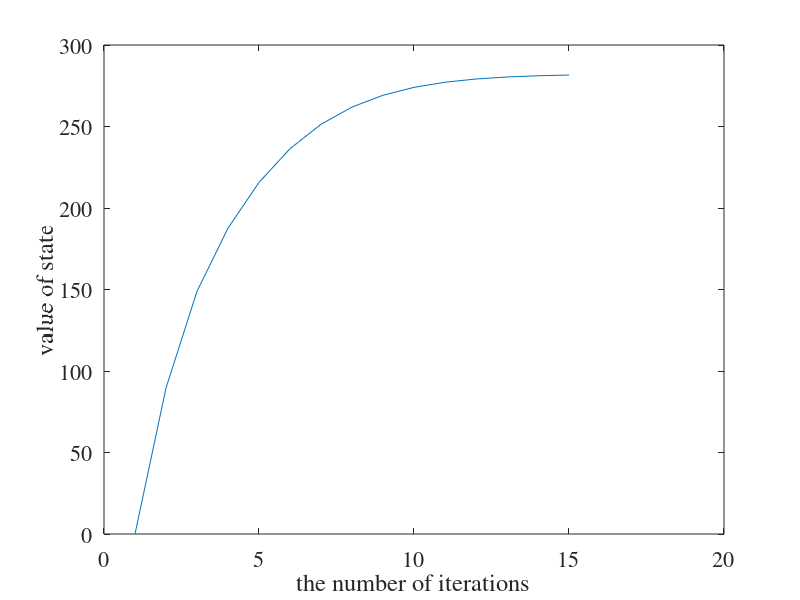
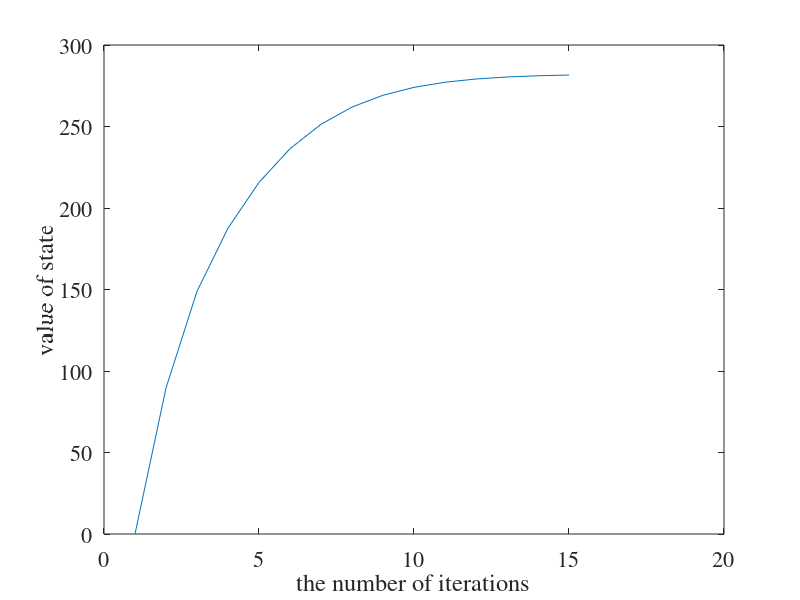
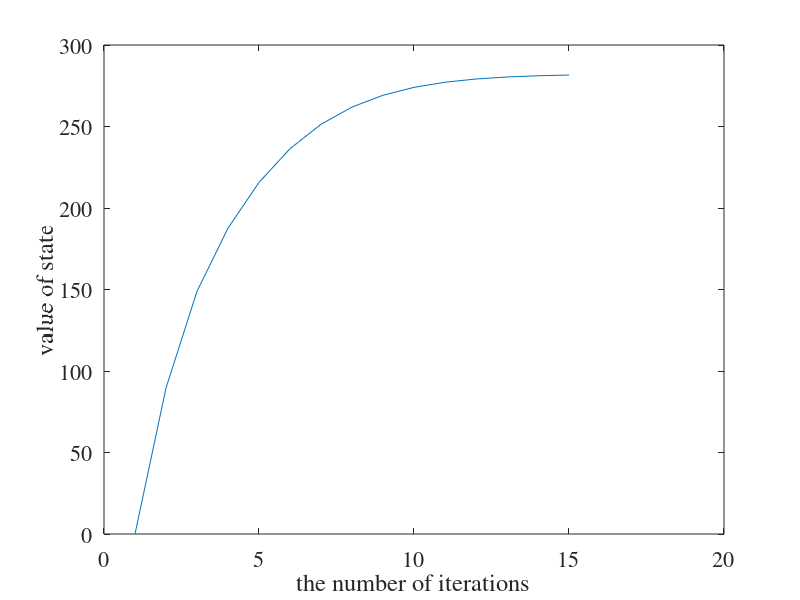
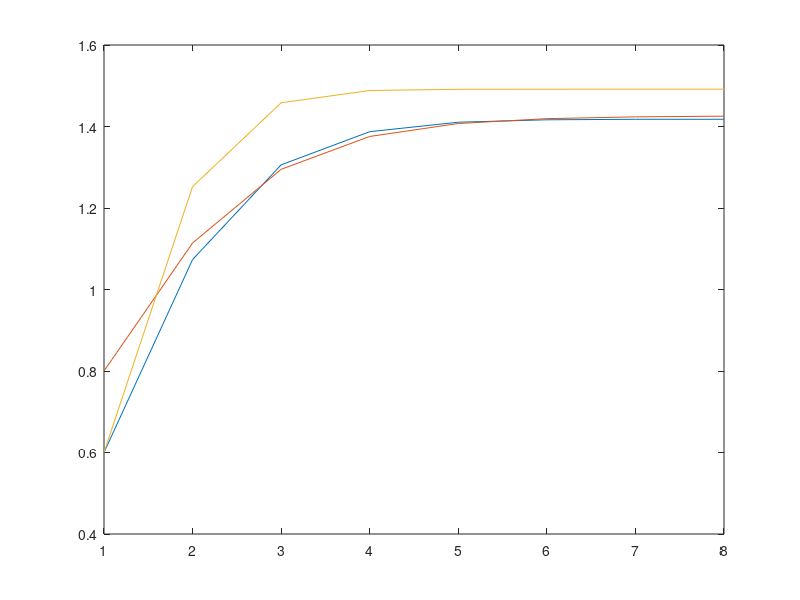

Recreate these plots in MATLAB, in order. (Note: this script raises an error after producing the figures.)
function PlotPlot()
Resource_networking_max_unit=20;%SP全部的networking资源，这里的单位为Unit     20*100Mbps
Rescource_storage_max_unit=20;%SP全部的storage资源，这里的单位为Unit               20GB
Resource_computing_max_unit=20;%SP全部的computing资源，这里的单位为Unit    40CPU
Resource_max_unit=[Resource_networking_max_unit,Rescource_storage_max_unit,Resource_computing_max_unit];

delta_networking=1;%一个slice_request请求了1块networking资源 100Mbps
delta_storage=1;%一个slice_request分别请求了2块storage资源 1GB
delta_computing=2;%一个slice_request分别请求了1块computing资源 2CPU
%
delta_recourse=[delta_networking,delta_storage,delta_computing];
load singleData/Value_State_record.mat %figure 1
load singleData/price_record.mat %price iteration plot figure 2
load singleData/X_recourse_record.mat %X_recourse iteration plot figure 3
% size(Value_State_record)
% size(price_record)
% size(price_record)

%figure 5
load singleData/Phi
load singleData/Phi_Greedy.mat
load singleData/Phi_MMF.mat

load singleData/X_Recourse_Unit_Optimal.mat
load singleData/X_Recourse_Unit_Greedy.mat
load singleData/X_Recourse_Unit_MMF.mat

load singleData/Value_State.mat%最优值函数
load singleData/Price_Optimal.mat

load singleData/reward_optimal.mat;%价格 figure 4
load singleData/reward_Greedy.mat;
load singleData/reward_MMF.mat;
%%%%%%%%%%%%%%%%%%%%%%%%%%%%%%%%%%%%%%%%%%%%%%
%figure 1
%MDP value iteration process
%chose state=State_Space{1,1}
load singleData/State_Space;
state=State_Space{1,1};
[temp,value_state_iteration_times]=size(Value_State_record);
value_iteration_special_state=[];
for i =1:value_state_iteration_times
    value_iteration_special_state=[value_iteration_special_state,Value_State_record{i}(1,1)];
end

iteration_times=[];

for i=1:length(value_iteration_special_state)
    iteration_times=[iteration_times,i];
end

figure(1)
plot(iteration_times,value_iteration_special_state);
%axis([1,30,0 800])
set(gca,'fontname','times') 
set(gca,'fontsize',16)
%title('the iteration of value state')
xlabel('the number of iterations')
ylabel('value of state')
saveas(gcf,"./Figure/iterationOfValueState.fig");
saveas(gcf,"./Figure/iterationOfValueState.eps" );
saveas(gcf,"./Figure/iterationOfValueState.png");

% %%%%%%%%%%%%%%%%%%%%%%%%%%%%%%%%%%%%%%%%%%%%%%%%%%%%%%%%%%%%%%%%%%%%%%%%%%%%%%%
%figure 2
%game iteration price change
%choose state = State_Space{1,1}
%choose first resource
price_iteration=price_record{1,1};
price_iteration_x_axis=[];
for i=1:length(price_iteration)
    price_iteration_x_axis=[price_iteration_x_axis,i];
end

networking_price_iteration=[];
storage_price_iteration=[];
computing_price_iteration=[];
for i=1:length(price_iteration)
    networking_price_iteration=[networking_price_iteration,price_iteration{i}(1)];
    storage_price_iteration=[storage_price_iteration,price_iteration{i}(2)];
    computing_price_iteration=[computing_price_iteration,price_iteration{i}(3)];
    
end


figure(2)
p=plot(price_iteration_x_axis,networking_price_iteration,...
    price_iteration_x_axis,storage_price_iteration,...
    price_iteration_x_axis,computing_price_iteration);
p(1).LineWidth=1;
p(1).LineStyle='-';
p(1).Marker='o';
p(2).LineWidth=1;
p(2).LineStyle='-';
p(2).Marker='s';
p(3).LineWidth=1;
p(3).LineStyle='-';
p(3).Marker='x';
axis( [1 8 0.6 1.6] )
set(1,'DefaultAxesLineStyleOrder',{'-o',':s','--+'})
%title('the iteration of price')
xlabel('the number of iterations')
ylabel('price')
legend('networking','storage','computing','Location','southeast')
set(gca,'fontname','times') 
set(gca,'fontsize',16')
saveas(gcf,"./Figure/iterationOfPrice.fig");
saveas(gcf,"./Figure/iterationOfPrice.eps" );
saveas(gcf,"./Figure/iterationOfPrice.png");

%%%%%%%%%%%%%%%%%%%%%%%%%%%%%%%%%%%%%%%%%%%%%%%%%%%%%%%%%%%%%%%%%%%%%%%%%%%%%%%
%figure 3
X_iteration=X_recourse_record{1,1};
X_iteration_x_axis=[];
for i=1:length(X_iteration)
    X_iteration_x_axis=[X_iteration_x_axis,i];
end

networking_X_iteration=[];
storage_X_iteration=[];
computing_X_iteration=[];
for i=1:length(X_iteration)
    networking_X_iteration=[networking_X_iteration,X_iteration{i}(1)];
    storage_X_iteration=[storage_X_iteration,X_iteration{i}(2)];
    computing_X_iteration=[computing_X_iteration,X_iteration{i}(3)]; 
end
figure(3)
p3=plot(X_iteration_x_axis,networking_X_iteration,...
    X_iteration_x_axis,storage_X_iteration,...
    X_iteration_x_axis,computing_X_iteration);
axis( [1 8 0.5 4] )
p3(1).LineWidth=1;
p3(1).LineStyle='-';
p3(1).Marker='o';
p3(2).LineWidth=1;
p3(2).LineStyle='-';
p3(2).Marker='s';
p3(3).LineWidth=1;
p3(3).LineStyle='-';
p3(3).Marker='x';

%title('the iteration of x')
xlabel('the number of iterations')
ylabel('$x_{i,j,z}(t)$','Interpreter','LaTex')
set(gca,'fontname','times') 
set(gca,'fontsize',16')
legend('networking','storage','computing','Location','northeast')
saveas(gcf,"./Figure/iterationOfX.fig");
saveas(gcf,"./Figure/iterationOfX.eps" );
saveas(gcf,"./Figure/iterationOfX.png");


%figure 4
%3-D bar
figure(4)
reward_optimal_new=fliplr(reward_optimal(6:15,1:10));


h=bar3(reward_optimal_new,'w')
pos=axis;
xlabel({'   avaliable' 'resource(%)   '},'position',[6 13 0])
ylabel('request number','position',[-1 8 0])
zlabel('reward')
%title('reward of optimal')
% %colorbar
% %set(h,{'cdata'},cellfun(@(z)kron(z(2:6:end,2:3),ones(6,2)),get(h,'ZData'),'un',0))
set(gca,'xticklabel',{'  ','20','  ','  ','  ','60','  ','  ','  ','100'});
set(gca,'yticklabel',{'1','  ','  ','  ','5',' ','  ','  ','  ','10'});

set(gca,'fontname','times') 
set(gca,'fontsize',16')
saveas(gcf,"./Figure/reward_of_optimal.fig");
saveas(gcf,"./Figure/reward_of_optimal.eps" );
saveas(gcf,"./Figure/reward_of_optimal.png");

%figure 5
%the percentage of allocate request
%choose the resource max situation(in fact, the situtation can be choosed
%randomly.
%the number of choosen is Phi, Phi_Greedy, Phi_MMF
%Phi(:,20) the number is from 30~10
%%%%%%%%%%%%%%%%%%%%%%%%%%%%%%%%%%

optimal_number=Phi(1:11,1)';
Greedy_number=Phi_Greedy(1:11,1)';
MMF_number=Phi_MMF(1:11,1)';
optimal_X_resource=X_Recourse_Unit_Optimal(1:11,1)';
Greedy_X_resource=X_Recourse_Unit_Greedy(1:11,1)';
MMF_X_resource=X_Recourse_Unit_MMF(1:11,1)';

%only use first resource

optimal_percentage=[];
Greedy_percentage=[];
MMF_percentage=[];
max_number=state(1);
for i =1:length(optimal_number)
    
    state=State_Space{i,1};
    optimal_resource=optimal_X_resource{i};
    Greedy_resource=Greedy_X_resource{i};
    MMF_resource=MMF_X_resource{i};
    optimal_percentage(i)=100*(optimal_number(i)*delta_recourse(1)*optimal_resource(1)/Resource_max_unit(1));
    Greedy_percentage(i)=100*(Greedy_number(i)*delta_recourse(1)*Greedy_resource(1)/Resource_max_unit(1));
    MMF_percentage(i)=100*(MMF_number(i)*delta_recourse(1)*MMF_resource(1)/Resource_max_unit(1));
end
optimal_percentage=fliplr(optimal_percentage)./100;
Greedy_percentage=fliplr(Greedy_percentage)./100;
MMF_percentage=fliplr(MMF_percentage)./100;

barNumber=[];
number=5:1:15;
% for i=1:length(number)
%  
%     barNumber=[barNumber
%         number(i),number(i),number(i)];
% end
% bar_percentage=[];
% for i=1:length(number)
%     bar_percentage=[bar_percentage
%         optimal_percentage(i),Greedy_percentage(i),MMF_percentage(i)];
% end
% 
figure(5)
%p5=bar(barNumber,bar_percentage);
p5=plot(number,optimal_percentage,number,Greedy_percentage,number,MMF_percentage);
p5(1).LineWidth=1;
p5(1).LineStyle='-';
p5(1).Marker='o';
p5(2).LineWidth=1;
p5(2).LineStyle='-';
p5(2).Marker='s';
p5(3).LineWidth=1;
p5(3).LineStyle='-';
p5(3).Marker='x';
% 
xlabel('request number')
ylabel('admissible ratio')
legend({'OAR','Greedy','MMF'},'location','southwest')
set(gca,'fontname','times') 
set(gca,'fontsize',16')
saveas(gcf,"./Figure/allocatedPercentage.fig");
saveas(gcf,"./Figure/allocatedPercentage.eps" );
saveas(gcf,"./Figure/allocatedPercentage.png");

figure(6)

optimal_reward=reward_optimal(1:15,5)';
Greedy_reward=reward_Greedy(1:15,5)';
MMF_reward=reward_MMF(1:15,5)';
number=1:1:15;
optimal_reward=fliplr(optimal_reward);
Greedy_reward=fliplr(Greedy_reward);
MMF_reward=fliplr(MMF_reward);
p6=plot(number,optimal_reward,number,Greedy_reward,number,MMF_reward);
p6(1).LineWidth=1;
p6(1).LineStyle='-';
p6(1).Marker='o';
p6(2).LineWidth=1;
p6(2).LineStyle='-';
p6(2).Marker='s';
p6(3).LineWidth=1;
p6(3).LineStyle='-';
p6(3).Marker='x';
axis([1,10,0,200])
xlabel('request number')
ylabel('reward')
legend({'OAR','Greedy','MMF'},'location','southwest')
set(gca,'fontname','times') 
set(gca,'fontsize',16')
barNumber=[];

% for i=1:length(number)
%  
%     barNumber=[barNumber
%         number(i),number(i),number(i)];
% end
% bar_reward=[];
% for i=1:length(number)
%     bar_reward=[bar_reward
%         optimal_reward(i),Greedy_reward(i),MMF_reward(i)];
% end
% p6=bar(barNumber,bar_reward);
% xlabel('request number')
% ylabel('reward')
% legend('optimal','Greedy','MMF')
%grid on
saveas(gcf,"./Figure/RewardCompare.fig");
saveas(gcf,"./Figure/RewardCompare.eps" );
saveas(gcf,"./Figure/RewardCompare.png");



figure(7)

optimal_reward=reward_optimal(1,:);
Greedy_reward=reward_Greedy(1,:);
MMF_reward=reward_MMF(1,:);
number=1:1:11;
optimal_reward=fliplr(optimal_reward);
Greedy_reward=fliplr(Greedy_reward);
MMF_reward=fliplr(MMF_reward);
p7=plot(number,optimal_reward,number,Greedy_reward,number,MMF_reward);
p7(1).LineWidth=1;
p7(1).LineStyle='-';
p7(1).Marker='o';
p7(2).LineWidth=1;
p7(2).LineStyle='-';
p7(2).Marker='s';
p7(3).LineWidth=1;
p7(3).LineStyle='-';
p7(3).Marker='x';
xlabel('percentage(%)')
ylabel('reward')
axis([1,10,-50,200])
legend({'OAR','Greedy','MMF'},'location','northwest')
set(gca,'xticklabel',{'20','40','60','80', '100'});
set(gca,'fontname','times') 
set(gca,'fontsize',16')
barNumber=[];

% for i=1:length(number)
%  
%     barNumber=[barNumber
%         number(i),number(i),number(i)];
% end
% bar_reward=[];
% for i=1:length(number)
%     bar_reward=[bar_reward
%         optimal_reward(i),Greedy_reward(i),MMF_reward(i)];
% end
% p6=bar(barNumber,bar_reward);
% xlabel('request number')
% ylabel('reward')
% legend('optimal','Greedy','MMF')
%grid on
saveas(gcf,"./Figure/RewardCompare_resource.fig");
saveas(gcf,"./Figure/RewardCompare_resource.eps" );
saveas(gcf,"./Figure/RewardCompare_resource.png");

end
